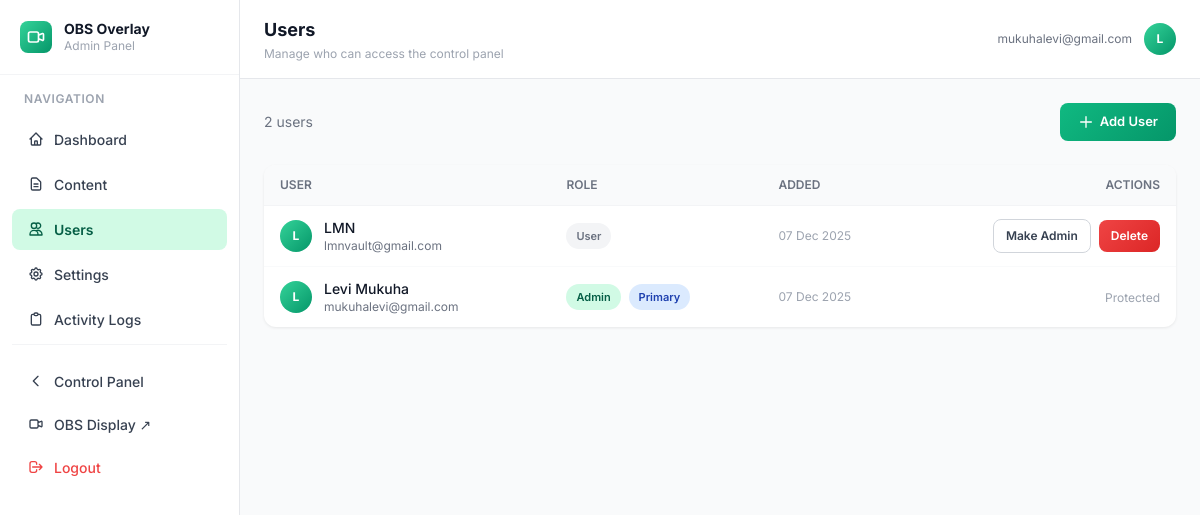
Before: /admin/users (signed in) with the older database file.
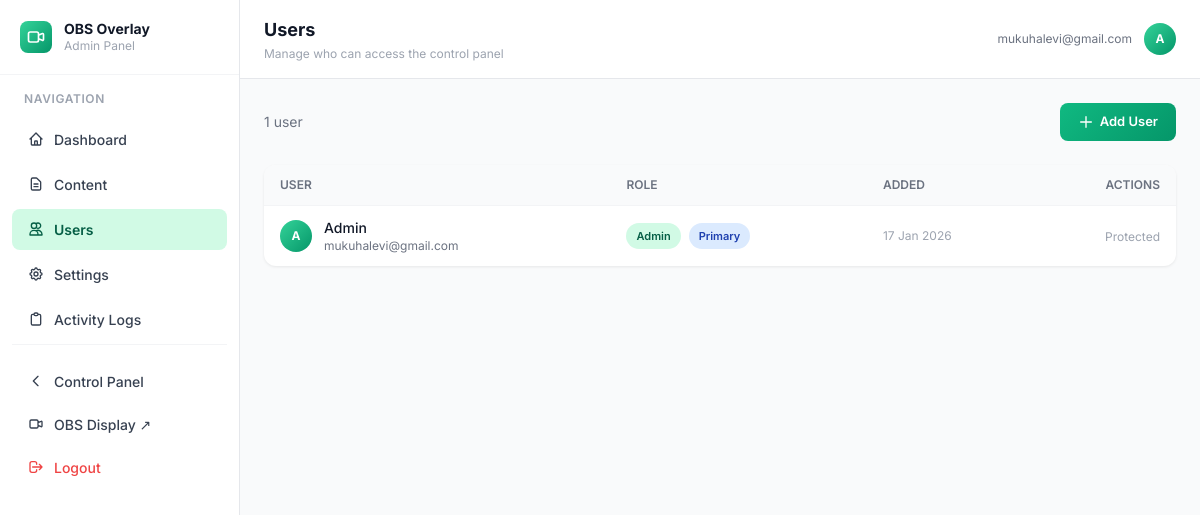
After: the same page with the newer database file.
### models.py (models this page shows)
class User(UserMixin, db.Model):
    id = db.Column(db.Integer, primary_key=True)
    email = db.Column(db.String(120), unique=True, nullable=False)
    name = db.Column(db.String(120))
    is_admin = db.Column(db.Boolean, default=False)
    created_at = db.Column(db.DateTime, default=datetime.utcnow)

### blueprints/admin.py (the view)
@admin_bp.route('/users')
@login_required
@admin_required
def users():
    from models import User
    all_users = User.query.order_by(User.created_at.desc()).all()
    return render_template('admin/users.html',
                           users=all_users,
                           admin_email=ADMIN_EMAIL)

### utils/helpers.py (called while the page is built)
def admin_required(f):
    @wraps(f)
    def decorated(*args, **kwargs):
        if not current_user.is_authenticated:
            return redirect(url_for('auth.login'))
        if not current_user.is_admin:
            log_activity('UNAUTHORIZED_ACCESS_ATTEMPT',
                         f'Attempted admin access: {request.path}')
            return jsonify({'error': 'Admin access required'}), 403
        return f(*args, **kwargs)
    return decorated

### templates/admin/users.html (shortened to what this page needs)
{% extends 'admin/base_admin.html' %}
{% block page_title %}Users{% endblock %}
{% block page_subtitle %}Manage who can access the control panel{% endblock %}
{% block admin_content %}
<div class="flex justify-between items-center mb-6">
    <p class="text-sm text-gray-500">{{ users|length }} user{{ 's' if users|length != 1 }}</p>
    <button onclick="openAddUser()" class="btn btn-primary">
        <svg class="w-4 h-4" fill="none" stroke="currentColor" viewBox="0 0 24 24"><path stroke-linecap="round" stroke-linejoin="round" stroke-width="2" d="M12 4v16m8-8H4"/></svg>
        Add User
    </button>
</div>
<div class="card overflow-hidden">
    <table class="w-full text-sm">
        <thead class="bg-gray-50 border-b border-gray-100">
            <tr>
                <th class="text-left py-3 px-4 text-xs font-semibold text-gray-500 uppercase">User</th>
                <th class="text-left py-3 px-4 text-xs font-semibold text-gray-500 uppercase">Role</th>
                <th class="text-left py-3 px-4 text-xs font-semibold text-gray-500 uppercase">Added</th>
                <th class="text-right py-3 px-4 text-xs font-semibold text-gray-500 uppercase">Actions</th>
            </tr>
        </thead>
        <tbody class="divide-y divide-gray-50">
            {% for u in users %}
            <tr id="user-row-{{ u.id }}" class="hover:bg-gray-50 transition">
                <td class="py-3 px-4">
                    <div class="flex items-center gap-3">
                        <div class="w-8 h-8 rounded-full bg-gradient-to-br from-emerald-400 to-emerald-600 flex items-center justify-center flex-shrink-0">
                            <span class="text-white text-xs font-bold">{{ u.name[0] if u.name else u.email[0] }}</span>
                        </div>
                        <div>
                            <p class="font-medium text-gray-900">{{ u.name or '—' }}</p>
                            <p class="text-xs text-gray-500">{{ u.email }}</p>
                        </div>
                    </div>
                </td>
                <td class="py-3 px-4">
                    {% if u.is_admin %}
                    <span class="badge badge-green">Admin</span>
                    {% else %}
                    <span class="badge badge-gray">User</span>
                    {% endif %}
                    {% if u.email == admin_email %}
                    <span class="badge badge-blue ml-1">Primary</span>
                    {% endif %}
                </td>
                <td class="py-3 px-4 text-xs text-gray-400">{{ u.created_at.strftime('%d %b %Y') }}</td>
                <td class="py-3 px-4 text-right">
                    {% if u.email != admin_email %}
                    <button onclick="toggleAdmin({{ u.id }}, {{ u.is_admin|tojson }})"
                            class="btn btn-ghost btn-sm mr-1">
                        {{ 'Remove Admin' if u.is_admin else 'Make Admin' }}
                    </button>
                    <button onclick="deleteUser({{ u.id }}, {{ u.email|tojson }})"
                            class="btn btn-danger btn-sm">Delete</button>
                    {% else %}
                    <span class="text-xs text-gray-400">Protected</span>
                    {% endif %}
                </td>
            </tr>
            {% endfor %}
        </tbody>
    </table>
</div>
{% endblock %}

### templates/admin/base_admin.html (shortened to what this page needs)
{% extends 'base.html' %}
{% block body %}
<div class="flex h-screen overflow-hidden bg-gray-50">
    <aside id="adminSidebar" class="admin-sidebar flex-shrink-0 overflow-y-auto">
        <div class="p-5 border-b border-gray-100">
            <a href="{{ url_for('admin.dashboard') }}" class="flex items-center gap-3 no-underline">
                <div class="w-8 h-8 bg-gradient-to-br from-emerald-400 to-emerald-600 rounded-lg flex items-center justify-center">
                    <svg class="w-5 h-5 text-white" fill="none" stroke="currentColor" viewBox="0 0 24 24">
                        <path stroke-linecap="round" stroke-linejoin="round" stroke-width="2"
                              d="M15 10l4.553-2.069A1 1 0 0121 8.882v6.236a1 1 0 01-1.447.894L15 14M5 18h8a2 2 0 002-2V8a2 2 0 00-2-2H5a2 2 0 00-2 2v8a2 2 0 002 2z"/>
                    </svg>
                </div>
                <div>
                    <p class="font-bold text-sm text-gray-900 leading-tight">OBS Overlay</p>
                    <p class="text-xs text-gray-400">Admin Panel</p>
                </div>
            </a>
        </div>
        <nav class="flex-1 px-3 py-4 space-y-1">
            <p class="text-xs font-semibold text-gray-400 uppercase tracking-wider px-3 mb-3">Navigation</p>
            <a href="{{ url_for('admin.dashboard') }}"
               class="admin-nav-link {% if request.endpoint == 'admin.dashboard' %}active{% endif %}">
                <svg class="w-4 h-4" fill="none" stroke="currentColor" viewBox="0 0 24 24">
                    <path stroke-linecap="round" stroke-linejoin="round" stroke-width="2"
                          d="M3 12l2-2m0 0l7-7 7 7M5 10v10a1 1 0 001 1h3m10-11l2 2m-2-2v10a1 1 0 01-1 1h-3m-6 0a1 1 0 001-1v-4a1 1 0 011-1h2a1 1 0 011 1v4a1 1 0 001 1m-6 0h6"/>
                </svg>
                Dashboard
            </a>
            <a href="{{ url_for('admin.content') }}"
               class="admin-nav-link {% if request.endpoint == 'admin.content' %}active{% endif %}">
                <svg class="w-4 h-4" fill="none" stroke="currentColor" viewBox="0 0 24 24">
                    <path stroke-linecap="round" stroke-linejoin="round" stroke-width="2"
                          d="M9 12h6m-6 4h6m2 5H7a2 2 0 01-2-2V5a2 2 0 012-2h5.586a1 1 0 01.707.293l5.414 5.414a1 1 0 01.293.707V19a2 2 0 01-2 2z"/>
                </svg>
                Content
            </a>
            <a href="{{ url_for('admin.users') }}"
               class="admin-nav-link {% if request.endpoint == 'admin.users' %}active{% endif %}">
                <svg class="w-4 h-4" fill="none" stroke="currentColor" viewBox="0 0 24 24">
                    <path stroke-linecap="round" stroke-linejoin="round" stroke-width="2"
                          d="M12 4.354a4 4 0 110 5.292M15 21H3v-1a6 6 0 0112 0v1zm0 0h6v-1a6 6 0 00-9-5.197M13 7a4 4 0 11-8 0 4 4 0 018 0z"/>
                </svg>
                Users
            </a>
            <a href="{{ url_for('admin.settings') }}"
               class="admin-nav-link {% if request.endpoint == 'admin.settings' %}active{% endif %}">
                Settings
            </a>
            <a href="{{ url_for('admin.logs') }}"
               class="admin-nav-link {% if request.endpoint == 'admin.logs' %}active{% endif %}">
                <svg class="w-4 h-4" fill="none" stroke="currentColor" viewBox="0 0 24 24">
                    <path stroke-linecap="round" stroke-linejoin="round" stroke-width="2"
                          d="M9 5H7a2 2 0 00-2 2v12a2 2 0 002 2h10a2 2 0 002-2V7a2 2 0 00-2-2h-2M9 5a2 2 0 002 2h2a2 2 0 002-2M9 5a2 2 0 012-2h2a2 2 0 012 2"/>
                </svg>
                Activity Logs
            </a>
            <div class="pt-4 border-t border-gray-100 mt-4">
                <a href="{{ url_for('user.panel') }}" class="admin-nav-link">
                    <svg class="w-4 h-4" fill="none" stroke="currentColor" viewBox="0 0 24 24">
                        <path stroke-linecap="round" stroke-linejoin="round" stroke-width="2"
                              d="M15 19l-7-7 7-7"/>
                    </svg>
                    Control Panel
                </a>
                <a href="{{ url_for('display.show') }}" target="_blank" class="admin-nav-link">
                    <svg class="w-4 h-4" fill="none" stroke="currentColor" viewBox="0 0 24 24">
                        <path stroke-linecap="round" stroke-linejoin="round" stroke-width="2"
                              d="M15 10l4.553-2.069A1 1 0 0121 8.882v6.236a1 1 0 01-1.447.894L15 14M5 18h8a2 2 0 002-2V8a2 2 0 00-2-2H5a2 2 0 00-2 2v8a2 2 0 002 2z"/>
                    </svg>
                    OBS Display ↗
                </a>
                <a href="{{ url_for('auth.logout') }}" class="admin-nav-link text-red-500 hover:bg-red-50 hover:text-red-700">
                    <svg class="w-4 h-4" fill="none" stroke="currentColor" viewBox="0 0 24 24">
                        <path stroke-linecap="round" stroke-linejoin="round" stroke-width="2"
                              d="M17 16l4-4m0 0l-4-4m4 4H7m6 4v1a3 3 0 01-3 3H6a3 3 0 01-3-3V7a3 3 0 013-3h4a3 3 0 013 3v1"/>
                    </svg>
                    Logout
                </a>
            </div>
        </nav>
    </aside>
    <div class="flex-1 flex flex-col overflow-hidden">
        <header class="bg-white border-b border-gray-200 px-6 py-4 flex items-center gap-4 flex-shrink-0">
            <div class="flex-1">
                <h1 class="text-lg font-bold text-gray-900">{% block page_title %}Admin{% endblock %}</h1>
                <p class="text-xs text-gray-400 mt-0.5">{% block page_subtitle %}OBS Overlay System{% endblock %}</p>
            </div>
            <div class="flex items-center gap-3">
                <span class="text-xs text-gray-500 hidden md:block">{{ current_user.email }}</span>
                <div class="w-8 h-8 bg-gradient-to-br from-emerald-400 to-emerald-600 rounded-full flex items-center justify-center">
                    <span class="text-white font-bold text-xs">
                        {{ current_user.name[0] if current_user.name else current_user.email[0] }}
                    </span>
                </div>
            </div>
        </header>
        <main class="flex-1 overflow-y-auto p-6">
            {% block admin_content %}{% endblock %}
        </main>
    </div>
</div>
{% endblock %}

### templates/base.html (shortened to what this page needs)
<!DOCTYPE html>
<html lang="en" class="h-full bg-gray-50">
<head>
    <script src="https://cdn.tailwindcss.com"></script>
</head>
<body class="h-full">
    {% block body %}{% endblock %}
</body>
</html>

### templates/base.html (style rules this page uses)
body { font-family: 'Inter', sans-serif; }

### templates/admin/base_admin.html (style rules this page uses)
.admin-sidebar { width: 240px; flex-shrink: 0; background: white; border-right: 1px solid #e5e7eb; min-height: 100vh; display: flex; flex-direction: column; }
.admin-nav-link { display: flex; align-items: center; gap: 10px; padding: 10px 16px; border-radius: 8px; font-size: 14px; font-weight: 500; color: #374151; text-decoration: none; transition: all 0.15s; margin-bottom: 2px; }
.admin-nav-link.active { background: #d1fae5; color: #065f46; font-weight: 600; }
.admin-nav-link svg { flex-shrink: 0; }
.card { background: white; border-radius: 12px; box-shadow: 0 1px 3px rgba(0,0,0,0.08); }
.btn { padding: 9px 18px; border-radius: 8px; font-weight: 600; font-size: 13px; cursor: pointer; border: none; transition: all 0.18s; display: inline-flex; align-items: center; gap: 6px; }
.btn-primary { background: linear-gradient(135deg, #10b981, #059669); color: white; }
.badge { display: inline-flex; align-items: center; padding: 3px 10px; border-radius: 999px; font-size: 11px; font-weight: 600; }
.badge-green { background: #d1fae5; color: #065f46; }
.badge-blue { background: #dbeafe; color: #1e40af; }

Changed rows visible on the page:
removed User: name "L", name "LMN", email "lmnvault@gmail.com", shows "User", created_at "07 Dec 2025", is_admin "Make Admin"
changed User "mukuhalevi@gmail.com": name "L" → "A"; name "Levi Mukuha" → "Admin"; created_at "07 Dec 2025" → "17 Jan 2026"
Other visible differences:
{{ users|length }}: "2" → "1"
{{ 's' if users|length != 1 }}: "s" → (not shown)
